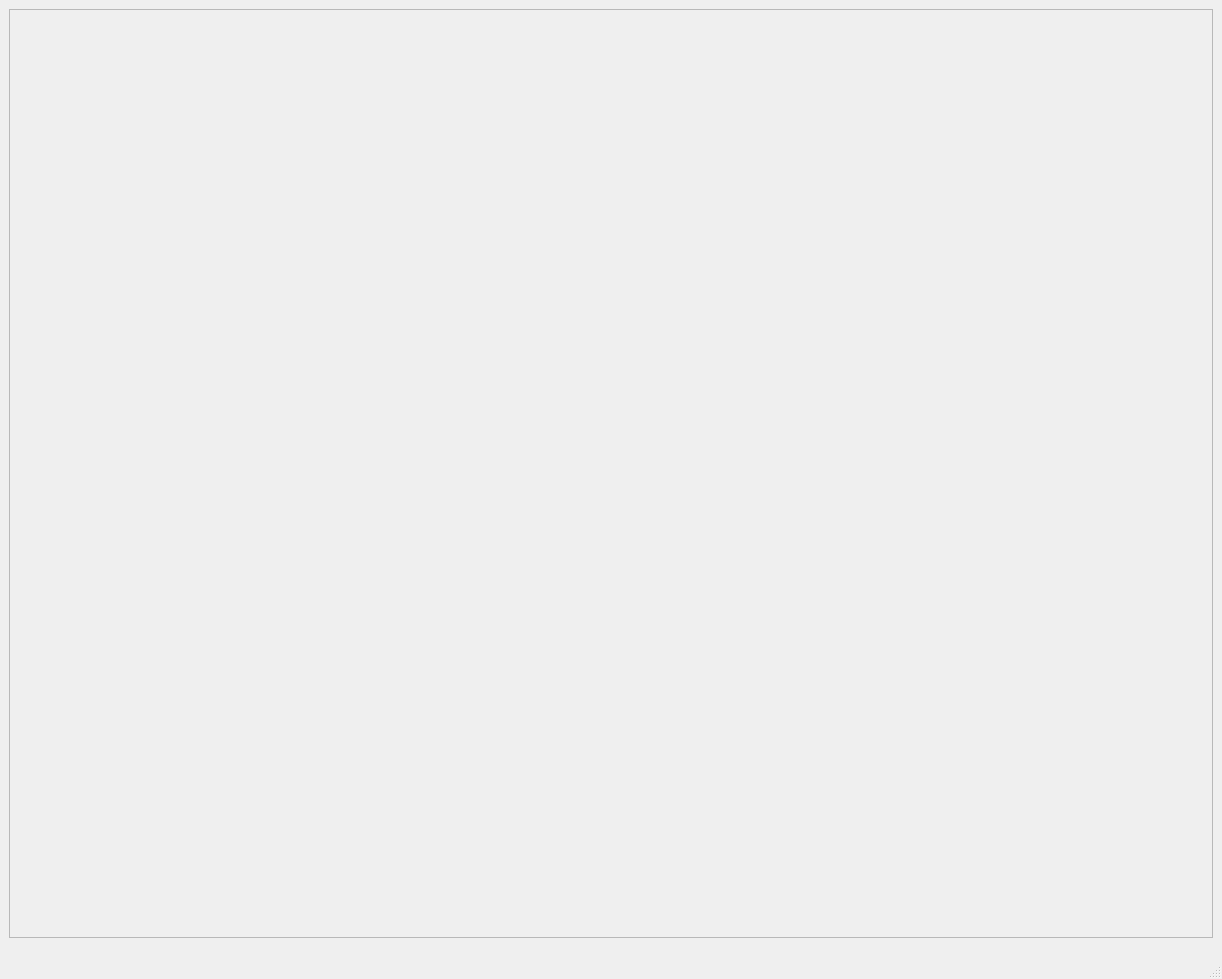
<?xml version="1.0" encoding="UTF-8"?>
<ui version="4.0">
 <class>MainWindow</class>
 <widget class="QMainWindow" name="MainWindow">
  <property name="geometry">
   <rect>
    <x>0</x>
    <y>0</y>
    <width>1222</width>
    <height>979</height>
   </rect>
  </property>
  <property name="font">
   <font>
    <family>新宋体</family>
    <pointsize>14</pointsize>
   </font>
  </property>
  <property name="contextMenuPolicy">
   <enum>Qt::NoContextMenu</enum>
  </property>
  <property name="windowTitle">
   <string>Tensorboard</string>
  </property>
  <widget class="QWidget" name="centralwidget">
   <layout class="QVBoxLayout" name="verticalLayout">
    <item>
     <widget class="QFrame" name="frame">
      <property name="minimumSize">
       <size>
        <width>1200</width>
        <height>900</height>
       </size>
      </property>
      <property name="frameShape">
       <enum>QFrame::StyledPanel</enum>
      </property>
      <property name="frameShadow">
       <enum>QFrame::Raised</enum>
      </property>
      <layout class="QVBoxLayout" name="verticalLayout_3">
       <item>
        <layout class="QVBoxLayout" name="verticalLayout_2"/>
       </item>
      </layout>
     </widget>
    </item>
   </layout>
  </widget>
  <widget class="QMenuBar" name="menubar">
   <property name="geometry">
    <rect>
     <x>0</x>
     <y>0</y>
     <width>1222</width>
     <height>29</height>
    </rect>
   </property>
  </widget>
  <widget class="QStatusBar" name="statusbar"/>
 </widget>
 <resources/>
 <connections/>
</ui>
